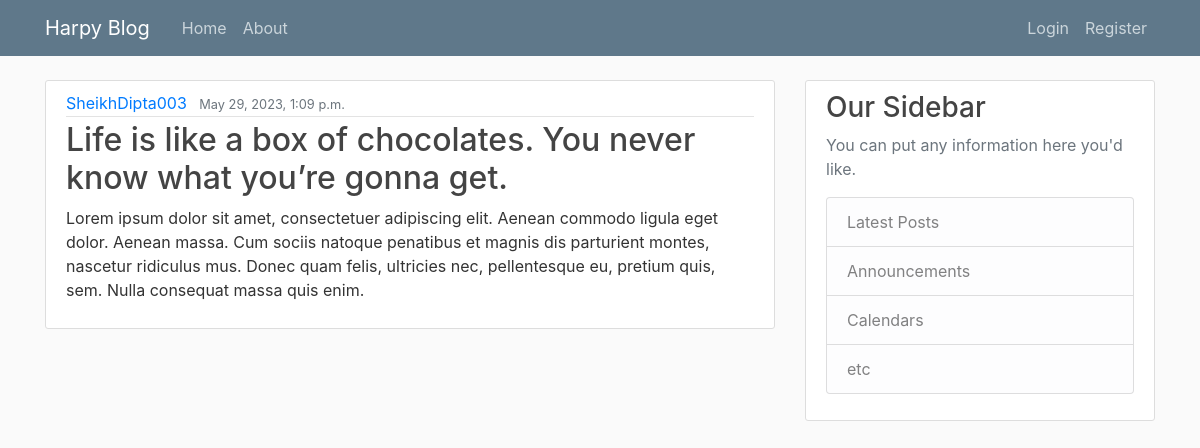
/post/5/, run on the app's committed database.
### blog/models.py (models this page shows, shortened)
class Post(models.Model):
    title = models.CharField(max_length=100)
    content = models.TextField()
    date_posted = models.DateTimeField(default=timezone.now)
    author = models.ForeignKey(User, on_delete=models.CASCADE)

### blog/views.py (the view)
# urls.py: path('post/<int:pk>/', PostDetailView.as_view(), name='post-detail'),
class PostDetailView(DetailView):       # Class-based view for the details of all the posts
    model = Post    # Use 'Post' model/table to construct this view
    context_object_name = 'post'

### blog/templates/blog/post_detail.html (shortened to what this page needs)
{% extends 'blog/base.html' %}
{% block content %}
    <article class="media content-section">
        <div class="media-body">
        <div class="article-metadata">
            <a class="mr-2" href="{% url 'profile' %}">{{ post.author }}</a>
            <small class="text-muted">{{ post.date_posted }}</small>
        </div>
        <h2 class="article-title">{{ post.title }}</h2>
        <p class="article-content">{{ post.content }}</p>
        </div>
    </article>
{% endblock content %}

### blog/static/blog/main.css (style rules this page uses)
body { background: #fafafa; color: #333333; margin-top: 5rem; }
h1, h2, h3, h4, h5, h6 { color: #444444; }
.content-section { background: #ffffff; padding: 10px 20px; border: 1px solid #dddddd; border-radius: 3px; margin-bottom: 20px; }
.article-title { color: #444444; }
.article-content { white-space: pre-line; }
.article-metadata { padding-bottom: 1px; margin-bottom: 4px; border-bottom: 1px solid #e3e3e3 }

### data on the page
Post: author "SheikhDipta003", date_posted "May 29, 2023, 1:09 p.m.", title "Life is like a box of chocolates. You never know what you’re gonna get.", content "Lorem ipsum dolor sit amet, consectetuer adipiscing elit. Aenean commodo ligula eget dolor. Aenean massa. Cum sociis natoque penatibus et magnis dis parturient montes, nascetur ridiculus mus. Donec quam felis, ultricies nec, pellentesque eu, pretium quis, sem. Nulla consequat massa quis enim."
